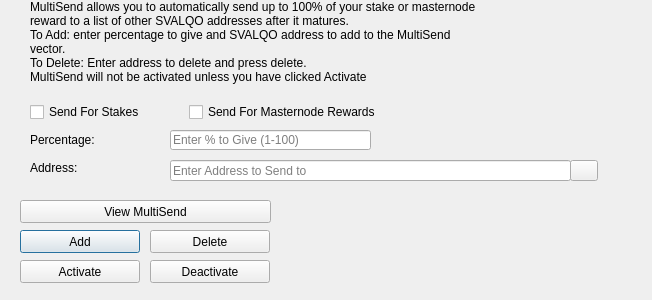
<?xml version="1.0" encoding="UTF-8"?>
<ui version="4.0">
 <class>MultiSendDialog</class>
 <widget class="QDialog" name="MultiSendDialog">
  <property name="windowModality">
   <enum>Qt::NonModal</enum>
  </property>
  <property name="geometry">
   <rect>
    <x>0</x>
    <y>0</y>
    <width>652</width>
    <height>300</height>
   </rect>
  </property>
  <property name="windowTitle">
   <string>MultiSend</string>
  </property>
  <widget class="QLineEdit" name="multiSendPercentEdit">
   <property name="geometry">
    <rect>
     <x>170</x>
     <y>130</y>
     <width>201</width>
     <height>20</height>
    </rect>
   </property>
   <property name="toolTip">
    <string>Enter whole numbers 1 - 100</string>
   </property>
   <property name="placeholderText">
    <string>Enter % to Give (1-100)</string>
   </property>
  </widget>
  <widget class="QLineEdit" name="multiSendAddressEdit">
   <property name="geometry">
    <rect>
     <x>170</x>
     <y>160</y>
     <width>401</width>
     <height>21</height>
    </rect>
   </property>
   <property name="toolTip">
    <string/>
   </property>
   <property name="placeholderText">
    <string>Enter Address to Send to</string>
   </property>
  </widget>
  <widget class="QLabel" name="label_2">
   <property name="geometry">
    <rect>
     <x>30</x>
     <y>0</y>
     <width>451</width>
     <height>121</height>
    </rect>
   </property>
   <property name="lineWidth">
    <number>1</number>
   </property>
   <property name="text">
    <string>MultiSend allows you to automatically send up to 100% of your stake or masternode reward to a list of other SVALQO addresses after it matures.
To Add: enter percentage to give and SVALQO address to add to the MultiSend vector.
To Delete: Enter address to delete and press delete.
MultiSend will not be activated unless you have clicked Activate</string>
   </property>
   <property name="alignment">
    <set>Qt::AlignLeading|Qt::AlignLeft|Qt::AlignTop</set>
   </property>
   <property name="wordWrap">
    <bool>true</bool>
   </property>
  </widget>
  <widget class="QLabel" name="message">
   <property name="geometry">
    <rect>
     <x>290</x>
     <y>200</y>
     <width>351</width>
     <height>91</height>
    </rect>
   </property>
   <property name="text">
    <string/>
   </property>
  </widget>
  <widget class="QPushButton" name="addButton">
   <property name="geometry">
    <rect>
     <x>20</x>
     <y>230</y>
     <width>120</width>
     <height>23</height>
    </rect>
   </property>
   <property name="toolTip">
    <string/>
   </property>
   <property name="statusTip">
    <string>Add to MultiSend Vector</string>
   </property>
   <property name="text">
    <string>Add</string>
   </property>
  </widget>
  <widget class="QPushButton" name="disableButton">
   <property name="geometry">
    <rect>
     <x>150</x>
     <y>260</y>
     <width>120</width>
     <height>23</height>
    </rect>
   </property>
   <property name="statusTip">
    <string>Deactivate MultiSend</string>
   </property>
   <property name="text">
    <string>Deactivate</string>
   </property>
  </widget>
  <widget class="QPushButton" name="addressBookButton">
   <property name="geometry">
    <rect>
     <x>570</x>
     <y>160</y>
     <width>28</width>
     <height>21</height>
    </rect>
   </property>
   <property name="toolTip">
    <string>Choose an address from the address book</string>
   </property>
   <property name="text">
    <string/>
   </property>
   <property name="icon">
    <iconset resource="../svalqo.qrc">
     <normaloff>:/icons/address-book</normaloff>:/icons/address-book</iconset>
   </property>
   <property name="shortcut">
    <string>Alt+A</string>
   </property>
   <property name="autoDefault">
    <bool>false</bool>
   </property>
  </widget>
  <widget class="QLabel" name="label">
   <property name="geometry">
    <rect>
     <x>30</x>
     <y>130</y>
     <width>121</width>
     <height>20</height>
    </rect>
   </property>
   <property name="toolTip">
    <string>Percentage of stake to send</string>
   </property>
   <property name="text">
    <string>Percentage:</string>
   </property>
  </widget>
  <widget class="QLabel" name="label_5">
   <property name="geometry">
    <rect>
     <x>30</x>
     <y>160</y>
     <width>111</width>
     <height>16</height>
    </rect>
   </property>
   <property name="toolTip">
    <string>Address to send portion of stake to</string>
   </property>
   <property name="text">
    <string>Address:</string>
   </property>
  </widget>
  <widget class="QPushButton" name="deleteButton">
   <property name="geometry">
    <rect>
     <x>150</x>
     <y>230</y>
     <width>120</width>
     <height>23</height>
    </rect>
   </property>
   <property name="toolTip">
    <string/>
   </property>
   <property name="statusTip">
    <string>Delete Address From MultiSend Vector</string>
   </property>
   <property name="text">
    <string>Delete</string>
   </property>
  </widget>
  <widget class="QPushButton" name="activateButton">
   <property name="geometry">
    <rect>
     <x>20</x>
     <y>260</y>
     <width>120</width>
     <height>23</height>
    </rect>
   </property>
   <property name="statusTip">
    <string>Activate MultiSend</string>
   </property>
   <property name="text">
    <string>Activate</string>
   </property>
  </widget>
  <widget class="QPushButton" name="viewButton">
   <property name="geometry">
    <rect>
     <x>20</x>
     <y>200</y>
     <width>251</width>
     <height>23</height>
    </rect>
   </property>
   <property name="toolTip">
    <string/>
   </property>
   <property name="statusTip">
    <string>View MultiSend Vector</string>
   </property>
   <property name="text">
    <string>View MultiSend</string>
   </property>
  </widget>
  <widget class="QWidget" name="horizontalLayoutWidget">
   <property name="geometry">
    <rect>
     <x>30</x>
     <y>100</y>
     <width>351</width>
     <height>24</height>
    </rect>
   </property>
   <layout class="QHBoxLayout" name="horizontalLayout">
    <item>
     <widget class="QCheckBox" name="multiSendStakeCheckBox">
      <property name="text">
       <string>Send For Stakes</string>
      </property>
     </widget>
    </item>
    <item>
     <widget class="QCheckBox" name="multiSendMasternodeCheckBox">
      <property name="text">
       <string>Send For Masternode Rewards</string>
      </property>
     </widget>
    </item>
   </layout>
  </widget>
 </widget>
 <resources>
  <include location="../svalqo.qrc"/>
 </resources>
 <connections/>
</ui>
